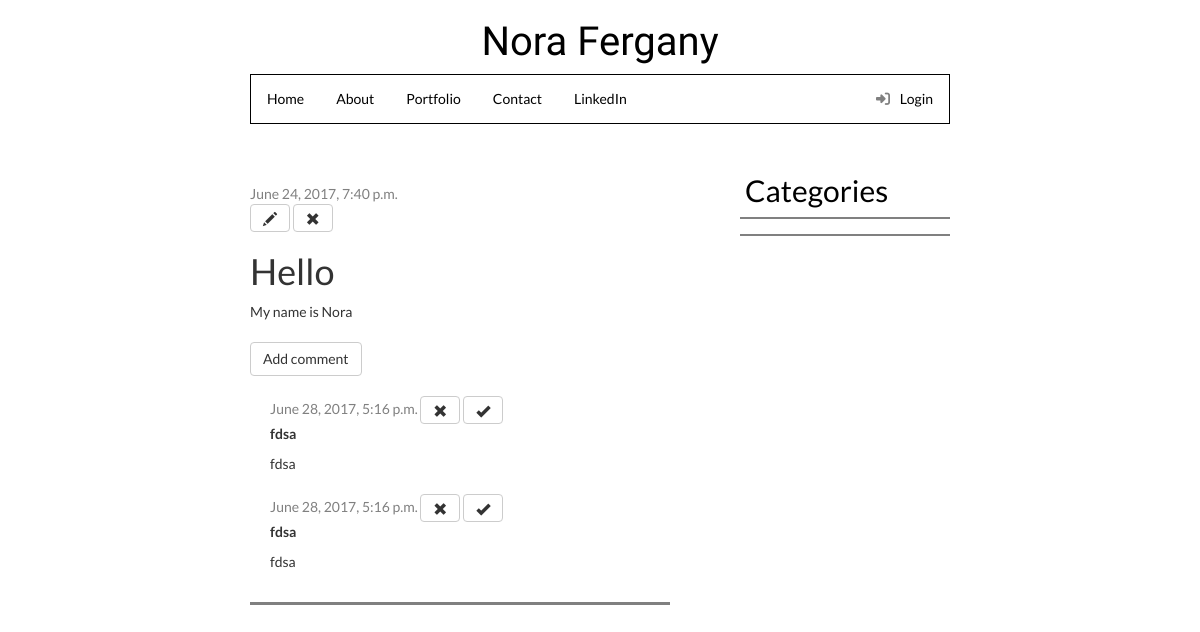
The page /post/1/ (signed in) on the database as committed earlier.
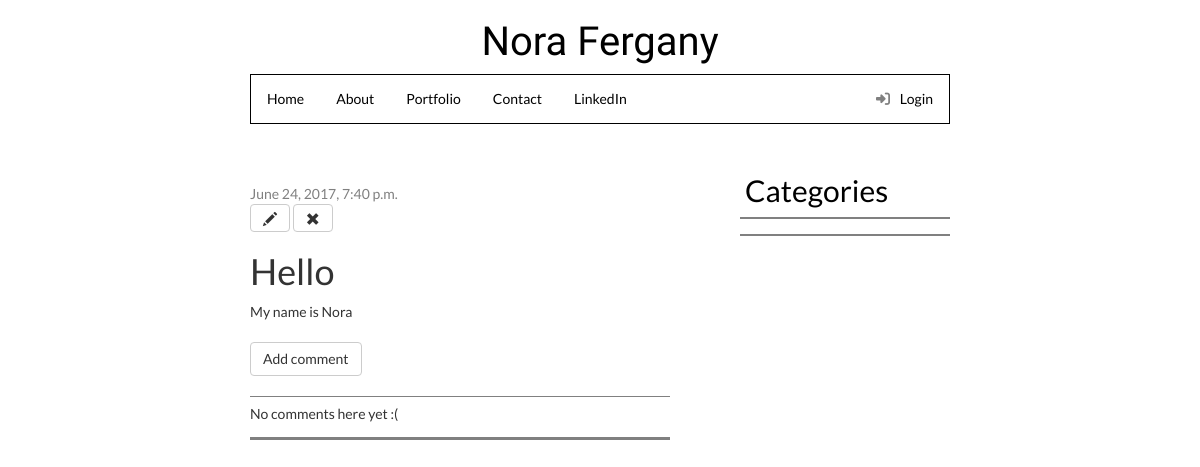
The same page on the database as committed later.
### blog/models.py (models this page shows, shortened)
class Comment(models.Model):
    post = models.ForeignKey('blog.Post', related_name='comments')
    author = models.CharField(max_length=200)
    text = models.TextField()
    created_date = models.DateTimeField(default=timezone.now)
    approved_comment = models.BooleanField(default=False)

### blog/views.py (the view)
# urls.py: url(r'^post/(?P<pk>\d+)/$', views.post_detail, name='post_detail'),
def post_detail(request, pk):
    post = get_object_or_404(Post, pk=pk)
    categories = Category.objects.all()
    return render(request, 'blog/post_detail.html', {'post': post, 'categories': categories})

### blog/templates/blog/post_detail.html (shortened to what this page needs)
{% extends 'blog/base.html' %}
{% load static %}
{% load pygmentify_tags %}
{% block content %}
<div class="left">
    <div class="post">
        {% if post.published_date %}
            <div class="date">
                {{ post.published_date }}
            </div>
        {%  else %}
                        <a class="btn btn-default" href="{% url 'post_publish' pk=post.pk %}">Publish</a>
        {% endif %}
        {% if user.is_authenticated %}
            <a class="btn btn-default" href="{% url 'post_edit' pk=post.pk %}"><span class="glyphicon glyphicon-pencil"></span></a>
            <a class="btn btn-default" href="{% url 'post_remove' pk=post.pk %}"><span class="glyphicon glyphicon-remove"></span></a>
        {% endif %}
        <h1 class="dettitle">{{ post.title }}</h1>
        <p class="pyg">{% pygmentify style='emacs' linenos='true' %}{{ post.text|linebreaksbr }}{% endpygmentify %}</p>
<a class="btn btn-default addcomm" href="{% url 'add_comment_to_post' pk=post.pk %}">Add comment</a>
        {% for comment in post.comments.all %}
    {% if user.is_authenticated or comment.approved_comment %}
    <div class="comment">
        <div class="date">
            {{ comment.created_date }}
            {% if not comment.approved_comment %}
                <a class="btn btn-default" href="{% url 'comment_remove' pk=comment.pk %}"><span class="glyphicon glyphicon-remove"></span></a>
                <a class="btn btn-default" href="{% url 'comment_approve' pk=comment.pk %}"><span class="glyphicon glyphicon-ok"></span></a>
            {% endif %}
        </div>
        <strong>{{ comment.author }}</strong>
        <p>{{ comment.text|linebreaks }}</p>
    </div>
    {% endif %}
{% empty %}
    <p class="nocom">No comments here yet :(</p>
{% endfor %}
  </div>
</div>
    <div class="detright">
        <div class="rsub">
        <h3 class="hcat">Categories</h3>
        </div>
    </div>
{% endblock %}

Rows that differ between the two databases and show on the page:
removed Comment: created_date "June 28, 2017, 5:16 p.m.", approved_comment False (drawn), author "fdsa", text "fdsa"
removed Comment: created_date "June 28, 2017, 5:16 p.m.", approved_comment False (drawn), author "fdsa", text "fdsa"
Other text that changed with them:
text now shown: "No comments here yet :("
